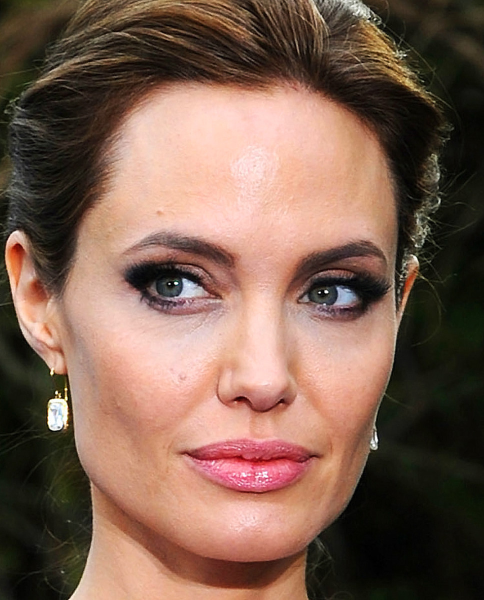
#> input picture angelina-jolie.jpg, 968 x 1200 px (shown at 1/2 size)
$ python FaceRecognition.py
#> lines starting #> are read from the running program, lines starting #| are printed output that depends on the picture; long printed decimals are rounded
import os
import cv2
import numpy as np
import matplotlib.pyplot as plt
import math

dataset_path = os.getcwd()+'/Dataset'# path to the dataset
test_image_path = "angelina-jolie.jpg"
threshold = 3000


# [8 lines of commented-out code are left out]

num_images = 0
names_list = []
root_list = []

for root, dirs, files in os.walk(dataset_path):
    file_list = []
    for file in files:
        if file[-3:] == 'pgm' or file[-3:] == 'jpg':
            file_list.append(file)
            num_images += 1
    names_list.append(file_list)
    root_list.append(root)

shape = None
# Assuming fixed shape for all images
for i in range(len(names_list)):
    if(len(names_list[i]) != 0):
        img = cv2.imread(root_list[i] + "/" + names_list[i][0], 0)
        shape = img.shape
        break

img_matrix = np.zeros((num_images,shape[0],shape[1]),dtype = np.float64)
counter = 0
for i1 in range(len(names_list)):
    if(len(names_list[i1]) != 0):
        for i2 in range(len(names_list[i1])):
            img = cv2.imread(root_list[i1] + "/" + names_list[i1][i2], 0)
            # Make sure the image is the size we want
            img = cv2.resize(img,(shape[1],shape[0]))
            img_matrix[counter] = img
            counter += 1

# plot(img_matrix, 5, 5)

# ____________________________________________________

mean_vector = np.mean(img_matrix, axis = 0, dtype = np.float64).reshape(1,shape[0], shape[1])
mean_shifted = img_matrix - mean_vector
mean_shidted2D = mean_shifted.view()
mean_shidted2D.shape = (num_images, shape[0] * shape[1])

# [9 lines of commented-out code are left out]
L = np.dot(mean_shidted2D,  mean_shidted2D.transpose())/num_images
eigenvalues,eigenvectors = np.linalg.eig(L)
#> eigenvalues = [11660925.5, 0]; eigenvectors = [[0.707, 0.707], [-0.707, 0.707]]
# Get reverese-order index
idx = eigenvalues.argsort()[::-1]
#> idx = [0, 1]
# sort eigenvalues in descending order
eigenvalues = eigenvalues[idx]
# sort eigenvectors in descending order
eigenvectors = eigenvectors[:,idx]
# perform matrix multiplication, each column is an eigenvector
eigenvector_C = np.matmul(mean_shidted2D.transpose(), eigenvectors)
# Noemalize the vector
# np.linalg.norm(eigenvector_C.transpose(), axis = 1).reshape(num_images, 1) is the array of norms
eigenfaces = eigenvector_C.transpose() / np.linalg.norm(eigenvector_C.transpose(), axis = 1).reshape(num_images, 1)

# ____________________________________________________

eigenface_labels = np.arange(num_images)
# plot(eigenfaces.reshape(num_images, shape[0], shape[1]), 5, 5)

# ____________________________________________________

test_img = cv2.imread(test_image_path, 0)
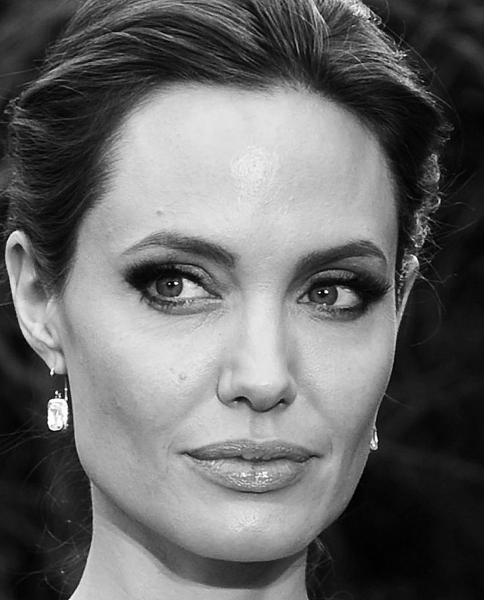
#> test_img: shape (1200, 968) (shown at 1/2 size); min 0, max 255, mean 103.4
test_img = cv2.resize(test_img,(shape[1],shape[0]))
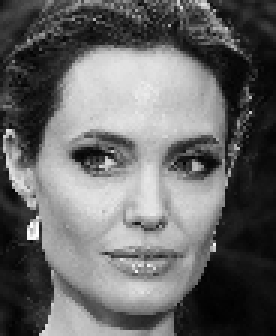
#> test_img: shape (112, 92) (shown 3 times larger); min 0, max 255, mean 103.3
test_img = test_img - mean_vector.reshape(shape[0], shape[1])
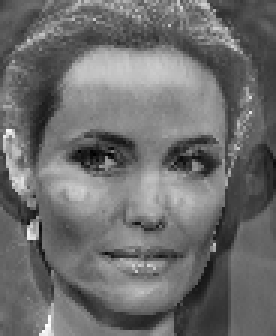
#> test_img: shape (112, 92) float64 (shown 3 times larger); min -163, max 196, mean -8.4; drawn with min black and max white
test_img = test_img.reshape(shape[0] * shape[1])
#> test_img = 10304 values, max 196 at index 9951, min -163 at index 4723, mean -8.44

E = eigenfaces.dot(test_img)
#> E = [-385.7, -20.04]

flatten_names = []
for index, item in enumerate(names_list):
    for element in item:
        flatten_names.append(root_list[index] + "/" + element)

smallest_value =None
index = None
for idx in range(num_images):
    E_mean = np.dot(eigenfaces, mean_shidted2D[idx])
    diff = E-E_mean
    distance = np.sqrt(np.dot(diff,diff))
    if smallest_value==None:
        smallest_value=distance
        index = idx
    if smallest_value>distance:
        smallest_value=distance
        index=idx
#> this loop made 2 passes
#> (diff, distance, smallest_value) on passes 1 to 2: ([-3800.5, -84.44], 3801.4, 3801.4), ([3029.1, 44.36], 3029.4, 3029.4)
#> after the loop, index = 1; smallest_value = 3029.4
if smallest_value<threshold:
    print(smallest_value,flatten_names[index])
else:
    print(smallest_value,"unknown Face")
#| 3029.447 unknown Face
